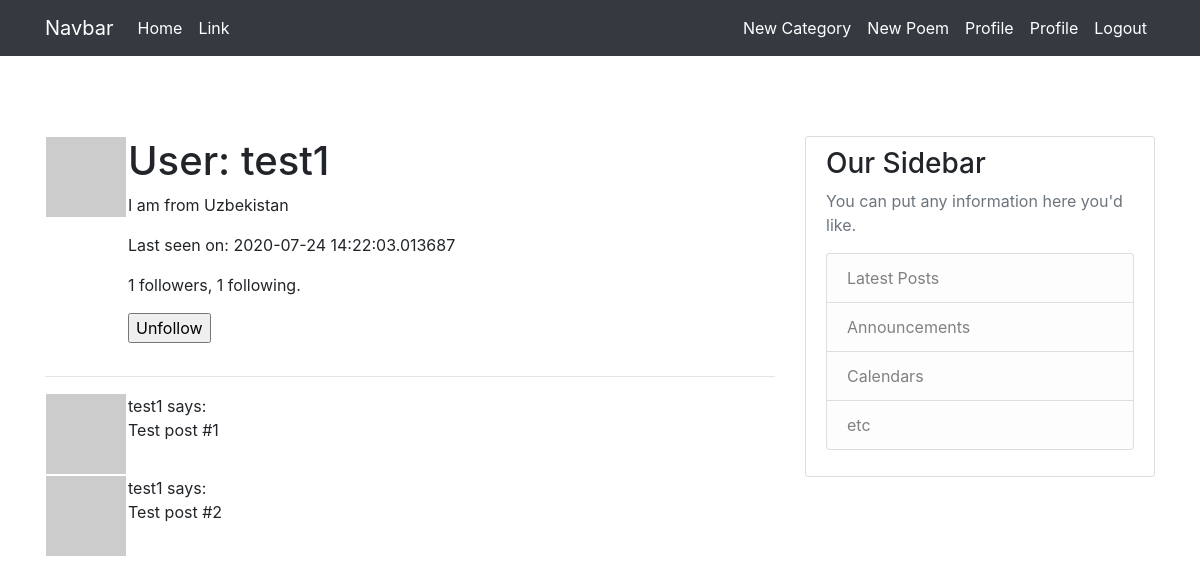
/user/test1 (signed in), run on an earlier commit of the app's database.
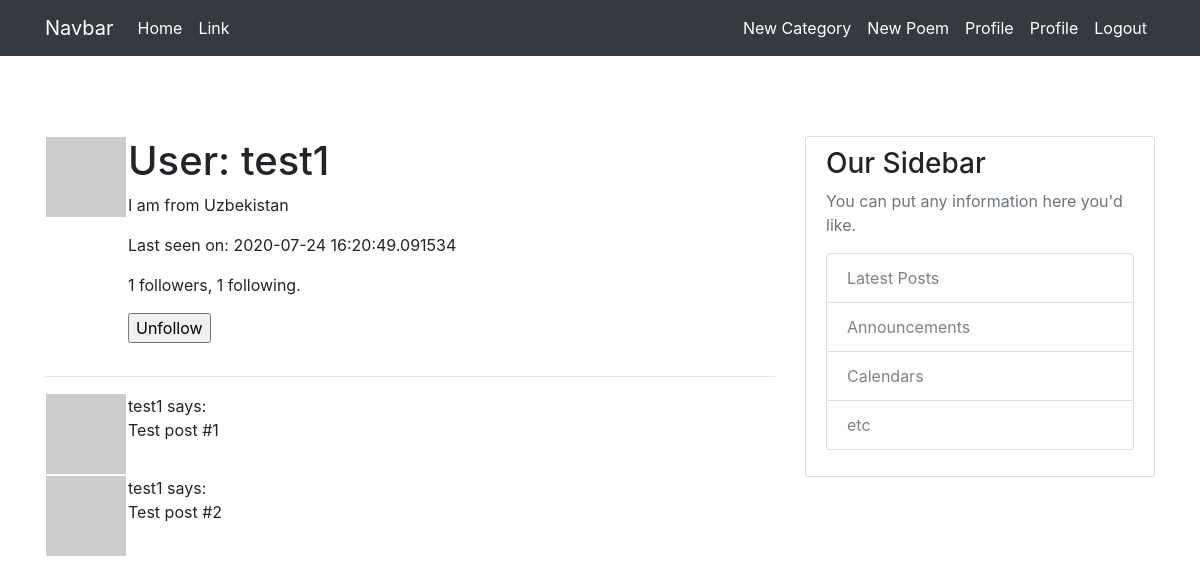
And on a later commit of the database.
### app/models.py (models this page shows, shortened)
class User(UserMixin, db.Model):
    id = db.Column(db.Integer, primary_key=True)
    username = db.Column(db.String(64), index=True, unique=True)
    email = db.Column(db.String(120), index=True, unique=True)
    image_file = db.Column(db.String(120), nullable=True)
    password_hash = db.Column(db.String(128))
    about_me = db.Column(db.String(140))
    last_seen = db.Column(db.DateTime, default=datetime.utcnow)
    poems = db.relationship('Poem', backref='author', lazy='dynamic')
    followed = db.relationship(
        'User', secondary=followers,
        primaryjoin=(followers.c.follower_id == id),
        secondaryjoin=(followers.c.followed_id == id),
        backref=db.backref('followers', lazy='dynamic'), lazy='dynamic')
    def is_following(self, user):
        return self.followed.filter(
            followers.c.followed_id == user.id).count() > 0
    def avatar(self, size):
        digest = md5(self.email.lower().encode('utf-8')).hexdigest()
        return 'https://www.gravatar.com/avatar/{}?d=identicon&s={}'.format(
            digest, size)

### app/routes.py (the view)
@app.route('/user/<username>')
@login_required
def user(username):
    user = User.query.filter_by(username=username).first_or_404()
    poems = [
        {'author': user, 'body': 'Test post #1'},
        {'author': user, 'body': 'Test post #2'}
    ]
    if current_user.image_file:
        image_file = url_for('static', filename='profile_pics/' + current_user.image_file)
    else:
        image_file = None
    form = EmptyForm()
    return render_template('user.html', user=user, poems=poems, image_file=image_file, form=form)

### app/forms.py
class EmptyForm(FlaskForm):
    submit = SubmitField('Submit')

### app/models.py (called while the page is built)
@login.user_loader
def load_user(id):
    return User.query.get(int(id))

### app/routes.py (called while the page is built)
@app.before_request
def before_request():
    if current_user.is_authenticated:
        current_user.last_seen = datetime.utcnow()
        db.session.commit()

### app/templates/user.html (shortened to what this page needs)
{% extends "base.html" %}
{% block content %}
    <table>
        <tr valign="top">
            {% if image_file %}
            <td><img src="{{ image_file }}"></td>
            {% else %}
            <td><img src="{{ user.avatar(128) }}"></td>
            {% endif %}
            <td>
                <h1>User: {{ user.username }}</h1>
                {% if user.about_me %}<p>{{ user.about_me }}</p>{% endif %}
                {% if user.last_seen %}<p>Last seen on: {{ user.last_seen }}</p>{% endif %}
                <p>{{ user.followers.count() }} followers, {{ user.followed.count() }} following.</p>
                {% if user == current_user %}
                <p><a href="{{ url_for('edit_profile') }}">Edit your profile</a></p>
                {% else %}
                <p>
                    <form action="{{ url_for('unfollow', username=user.username) }}" method="post">
                        {{ form.submit(value='Unfollow') }}
                    </form>
                </p>
                {% endif %}
            </td>
        </tr>
    </table>
    <hr>
    {% for poem in poems %}
    <table>
        <tr valign="top">
            {% if image_file  %}
            <td><img src="{{ image_file }} " class="img-thumbnail" style="width: 40px; height: 40px;" ></td>
            {% else %}
            <td><img src="{{ user.avatar(48) }}"></td>
            {% endif %}
            <td>{{ poem.author.username }} says:<br>{{ poem.body }}</td>
        </tr>
    </table>
    {% endfor %}
{% endblock %}

### app/templates/base.html (shortened to what this page needs)
<!doctype html>
<html lang="en">
  <head>
    <link rel="stylesheet" href="https://stackpath.bootstrapcdn.com/bootstrap/4.5.0/css/bootstrap.min.css">
    <link rel="stylesheet" type="text/css" href="{{ url_for('static', filename='main.css') }}">
  </head>
  <body class="bg-secondary-gradient">
    <header>
        {% include "partials/nav.html" %}
    </header>
    <main>
        <div class="container">
          <div class="row">
            <div class="col-md-8">
                {% block content %}{% endblock %}
            </div>
            <div class="col-md-4">
                <div class="content-section">
                  <h3>Our Sidebar</h3>
                  <p class='text-muted'>You can put any information here you'd like.
                      <ul class="list-group">
                          <li class="list-group-item list-group-item-light">Latest Posts</li>
                          <li class="list-group-item list-group-item-light">Announcements</li>
                          <li class="list-group-item list-group-item-light">Calendars</li>
                          <li class="list-group-item list-group-item-light">etc</li>
                          </ul>
                      </p>
                  </div>
            </div>
          </div>
        </div>
    </main>
  </body>
</html>

### app/templates/partials/nav.html (shortened to what this page needs)
<nav class="navbar navbar-expand-lg navbar-dark bg-dark">
    <div class="container">
        <a class="navbar-brand text-white" href="#">Navbar</a>
        <div class="collapse navbar-collapse" id="navbarSupportedContent">
          <ul class="navbar-nav mr-auto">
            <li class="nav-item active">
              <a class="nav-link text-white" href="{{ url_for('index') }}">Home <span class="sr-only">(current)</span></a>
            </li>
            <li class="nav-item">
              <a class="nav-link text-white" href="#">Link</a>
            </li>
          </ul>
          <ul class="navbar-nav">
            {% if current_user.is_authenticated %}
            <li class="nav-item">
              <a class="nav-link text-white" href="{{ url_for('create_category') }}">New Category</a>
            </li>
            <li class="nav-item">
              <a class="nav-link text-white" href="{{ url_for('create_poem') }}">New Poem</a>
            </li>
            <li class="nav-item">
              <a class="nav-link text-white" href="{{ url_for('user', username=current_user.username) }}">Profile</a>
            </li>
              <li class="nav-item">
                <a class="nav-link text-white" href="{{ url_for('user', username=current_user.username) }}">Profile</a>
              </li>
              <li class="nav-item">
                  <a class="nav-link text-white" href="{{ url_for('logout') }}">Logout</a>
              </li>
            {% endif %}
          </ul>
        </div>
    </div>
</nav>

### app/static/main.css (style rules this page uses)
.content-section { background: #ffffff; padding: 10px 20px; border: 1px solid #dddddd; border-radius: 3px; margin-bottom: 20px; }
main { margin-top: 5rem; }

What changed in the data, as far as the page shows it:
changed User "test1": last_seen "2020-07-24 14:22:03.013687" → "2020-07-24 16:20:49.091534"
